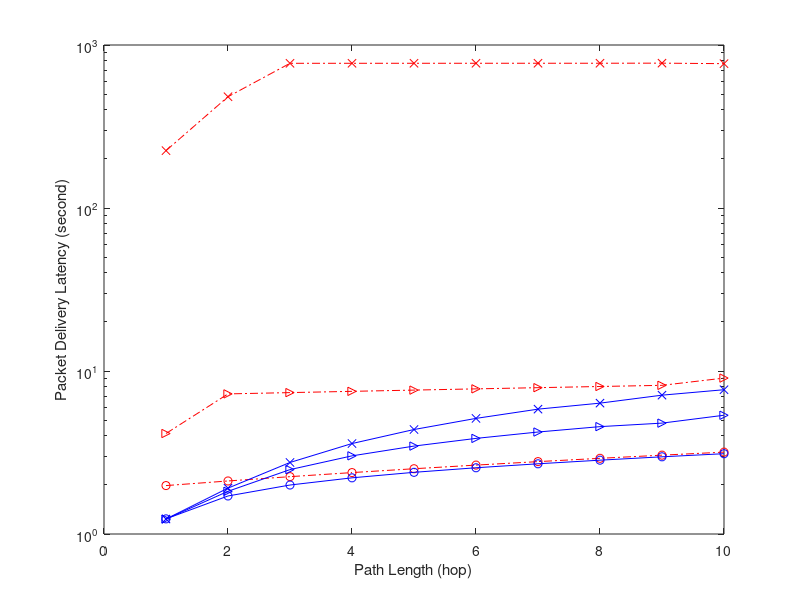

MATLAB code to generate this figure: (Note: this script raises an error after producing the figure.)
% Plot Packet delivery latency, chain topology, from 1hop - 10 hops, fixed traffic load:0.2, frxed \xi = 14, src=(1,2,3)
% PRI-basic, PRI-ASM (adaptive schedule maintaince)
basic_src_1=[1.982018264	2.115112872	2.248082786	2.381097796	2.514142679	2.647061009	2.779974243	2.913075327	3.046091964	3.179062948];
basic_src_2=[4.136242418	7.236980123	7.370004301	7.502987755	7.636017564	7.768975917	7.901995559	8.034953119	8.167920217	9.049250369];
basic_src_3=[224.846329	481.5054602	772.2291068	772.3621491	772.4950961	772.6281392	772.7611414	772.8941206	773.8717279	768.2173568];
asm_src_1=[1.238417471	1.711433634	1.997606214	2.211254439	2.390151126	2.549089849	2.696265852	2.837502575	2.9759642	3.108935528];
asm_src_2=[1.235161658	1.828339955	2.483808281	3.015840108	3.462714288	3.859711808	4.223170269	4.557182569	4.789258054	5.352923774];
asm_src_3=[1.235475392	1.911851015	2.747200349	3.589179566	4.375327366	5.120501727	5.833892032	6.351116858	7.108633115	7.676292797];

figure;
hold off;
chain_hops=1:1:10;
semilogy(chain_hops,basic_src_1,'ro-.');
hold on;
semilogy(chain_hops,basic_src_2,'r>-.');
semilogy(chain_hops,basic_src_3,'rx-.');


semilogy(chain_hops,asm_src_1,'bo-');
semilogy(chain_hops,asm_src_2,'b>-');
semilogy(chain_hops,asm_src_3,'bx-');

% set(gca,'XTick',0.05:0.05:0.5);
% set(gca,'XTickLabel',0.05:0.05:0.5);
%set(gca,'Xdir','reverse')

% axis([0.1 1 0 1]);
xlabel('Path Length (hop)');
ylabel('Packet Delivery Latency (second)');
legend('PRI-basic, 1 src','PRI-basic, 2 srcs','PRI-basic, 3 srcs', ...
    'PRI-ASM, 1 src','PRI-ASM, 2 srcs','PRI-ASM, 3 srcs',1);
% grid on;
